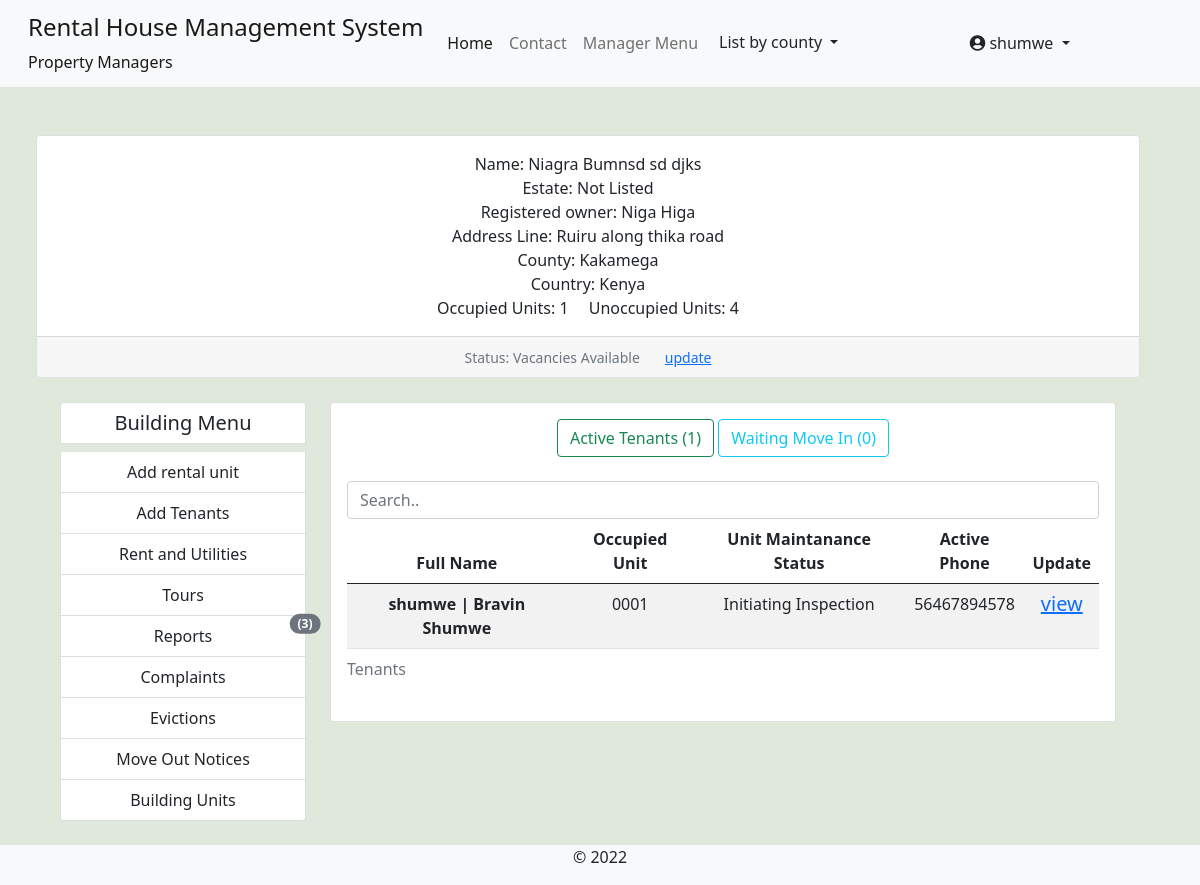
The page /building-dashboard/niagra-bumnsd-sd-djks/ (signed in) on the database as committed earlier.
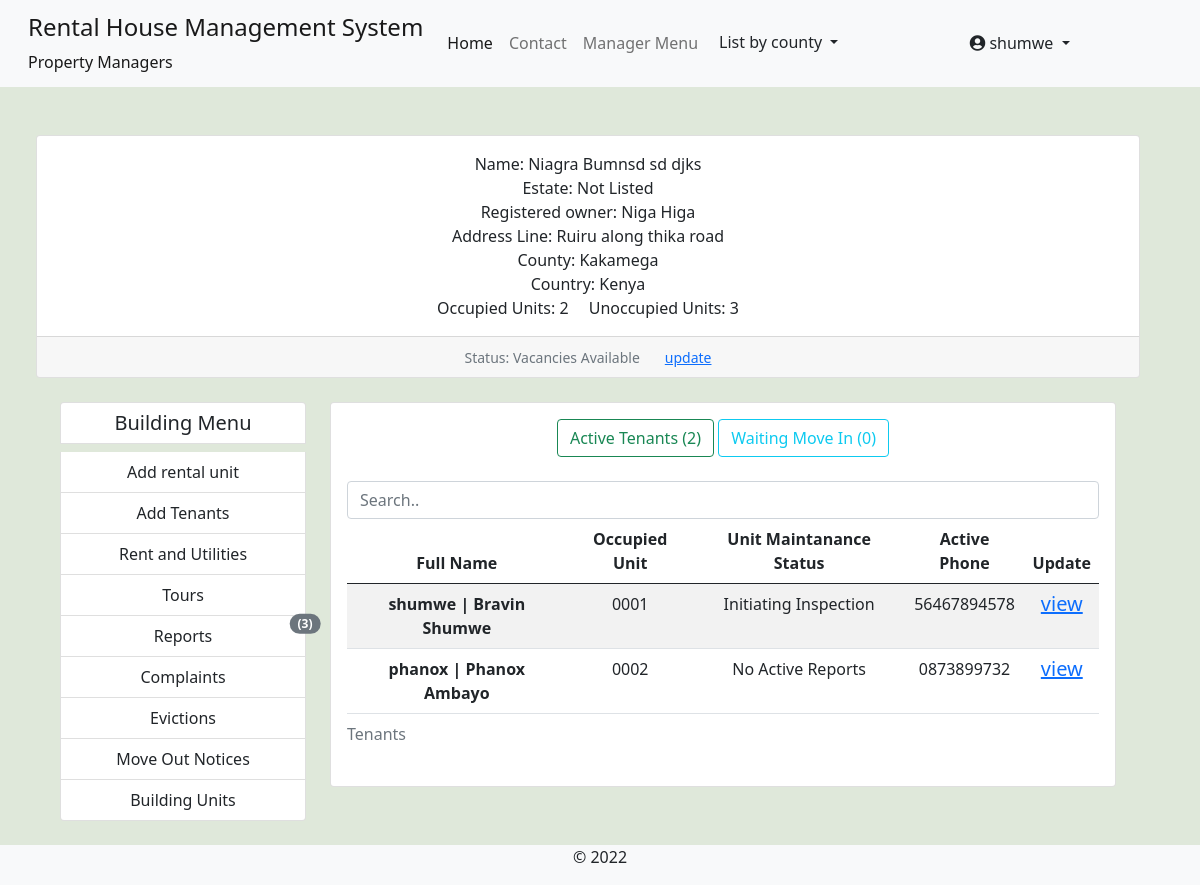
The same page on the database as committed later.
### accounts/models.py (models this page shows, shortened)
class User(AbstractUser):
    avatar = models.ImageField(upload_to=get_avatar_path, default='no-avatar.png')
    is_verified = models.BooleanField(default=False)
    is_tenant = models.BooleanField(default=False)
    is_manager = models.BooleanField(default=False)
    def __str__(self):
        return f"{self.username} | {self.first_name} {self.last_name}"

class Tenants(models.Model):
    associated_account = models.OneToOneField(User, on_delete=models.CASCADE, verbose_name='Associated account')
    full_name = models.CharField(max_length=100)
    id_number = models.CharField(max_length=10)
    id_front = models.ImageField(upload_to=get_user_docs_path, blank=True)
    id_back = models.ImageField(upload_to=get_user_docs_path, blank=True)
    active_phone_number = models.CharField(max_length=14, null=True, blank=True)
    policy_agreement = models.BooleanField(default=False)
    rented_unit = models.ForeignKey(RentalUnit, on_delete=models.CASCADE, related_name="tenants", null=True, blank=True)
    moved_in = models.BooleanField(default=False)
    move_in_date = models.DateTimeField(null=True, blank=True)
    created = models.DateTimeField(default=datetime.now)
    updated = models.DateTimeField(auto_now=True)
    class Meta:
        verbose_name_plural = 'Tenants'

### rental_property/models.py (models this page shows, shortened)
class Building(models.Model):
    STATUS_CHOICES = [
        ('op', 'Vacancies Available'),
        ('um', 'Under Maintanance'),
        ('fo', 'Fully Occupied'),
        ('dc', 'Decomisioned'),
    ]
    estate = models.ForeignKey(Estate, on_delete=models.CASCADE, null=True, blank=True)
    name = models.CharField(max_length=100)
    slug = models.SlugField(max_length=100, unique=True)
    registered_owner = models.CharField(max_length=50)
    manager = models.ForeignKey(Managers, on_delete=models.CASCADE, related_name='building_manager')
    added_by = models.ForeignKey(User, on_delete=models.DO_NOTHING)
    address_line = models.CharField(max_length=50)
    cover_image = models.ImageField(upload_to='building-cover', null=True, blank=True)
    county = models.ForeignKey(Counties, on_delete=models.CASCADE)
    country = models.CharField(max_length=50, default='Kenya')
    building_status = models.CharField(max_length=5, choices=STATUS_CHOICES)
    added = models.DateTimeField(default=datetime.now)
    updated = models.DateTimeField(auto_now=True)

class Counties(models.Model):
    name = models.CharField(max_length=30, unique=True)
    slug = models.SlugField(max_length=30, unique=True)
    created = models.DateTimeField(default=datetime.now)
    updated = models.DateTimeField(auto_now=True)
    def get_url(self):
        return reverse('by-county', args=[self.slug])
    def __str__(self):
        return f"{self.name}"
    class Meta:
        verbose_name_plural = 'Counties'
        ordering = ('name',)
        managed = True

class RentalUnit(models.Model):
    MAINTANANCE_STATUS_CHOICES = [
        ('nm', 'Unchechecked Report'),
        ('ip', 'Initiating Inspection'),
        ('ir', 'Maintanance In Progress'),
        ('op', 'No Active Reports'),
        ('rm', 'Remove'),
    ]
    STATUS_CHOICES = [
        ('occupied', 'Currently Occupied'),
        ('ready', 'Ready To Move In'),
        ('hold', 'On Hold'),
        ('maintanance', 'Under Maintanance'),
    ]
    building = models.ForeignKey(Building, on_delete=models.CASCADE)
    unit_type = models.ForeignKey(UnitType, on_delete=models.CASCADE)
    added_by = models.ForeignKey(User, on_delete=models.CASCADE)
    unit_number = models.CharField(max_length=50)
    slug = models.SlugField(max_length=50, unique=True, blank=True, null=True, help_text='This field is autogenerated')
    bathrooms = models.PositiveIntegerField()
    bedrooms = models.PositiveIntegerField()
    dimension = models.CharField(max_length=50)
    kitchen = models.BooleanField(default=True)
    status = models.CharField(max_length=20, choices=STATUS_CHOICES)
    maintanance_status = models.CharField(max_length=6, choices=MAINTANANCE_STATUS_CHOICES, default='op')
    total_occupants = models.PositiveIntegerField(help_text="Number of people in the unit", null=True, blank=True)
    water_available = models.BooleanField(default=True)
    electricity_available = models.BooleanField(default=True)
    added = models.DateTimeField(default=datetime.now)
    updated = models.DateTimeField(auto_now=True)
    class Meta:
        unique_together = ('building', 'unit_number')

### rental_property/views.py (the view)
# urls.py: path('building-dashboard/<slug:building_slug>/', views.building_dashboard, name='building-dashboard'),
@login_required
@user_passes_test(lambda user: user.is_manager==True, login_url='profile')
def building_dashboard(request, building_slug):
    building = Building.objects.get(slug=building_slug)
    building_reports_count = UnitReport.objects.filter(unit__building=building).count()
    get_tenants_with_status = request.GET.get('status', 'current-tenants')
    if get_tenants_with_status == 'current-tenants':
        tenants = Tenants.objects.filter(moved_in=True, rented_unit__building=building)
    elif get_tenants_with_status == 'not-moved-in':
        tenants = Tenants.objects.filter(moved_in=False, rented_unit__building=building)
    active_tenants_count = Tenants.objects.filter(moved_in=True, rented_unit__building=building).count()
    waiting_tenants_count = Tenants.objects.filter(moved_in=False, rented_unit__building=building).count()
    oc_units_count = RentalUnit.objects.filter(status='occupied', building=building).count() # Number of occupied units
    em_units_count = RentalUnit.objects.filter(status='ready', building=building).count() # Number of unoccupied units
    context = {
        'building': building, 'tenants': tenants, 'active_tenants_count':active_tenants_count,
        'waiting_tenants_count':waiting_tenants_count,'oc_units_count':oc_units_count, 'em_units_count':em_units_count,
        'building_reports_count':building_reports_count, 'get_tenants_with_status':get_tenants_with_status}
    return render(request, 'rental_property/managed-building-dashboard.html', context)

### rental_property/context_processors.py (called while the page is built)
def counties_links(request):
    county_links = Counties.objects.all()
    return dict(county_links=county_links)

def my_managed_buildings(request):
    user_instance = request.user
    if user_instance.is_authenticated:
        manager_instance = Managers.objects.filter(associated_account=user_instance)[:1]
        managed_buildings = Building.objects.filter(manager=manager_instance)
        return dict(managed_buildings=managed_buildings)
    else:
        return {'False': False,}

### rental_property/templates/rental_property/managed-building-dashboard.html (shortened to what this page needs)
{% extends 'base.html' %}
{% load crispy_forms_tags %}
{% block content %}
<br/>
<div class="container-fluid">
  <div class="row">
      <div class="row">
          <div class="d-flex align-items-center">
              <main class="text-center p-4 w-100">
                <div class="col">
                  <div class="card h-100">
                      <div class="card-body">
                          <span class="p-2">Name: {% if building %} {{building.name }} {% endif %}</span> <br>
                          <span class="p-2">Estate: {% if building.estate %} {{building.estate }} {% else %} Not Listed{% endif %}</span> <br>
                          <span class="p-2">Registered owner: {{building.registered_owner }}</span> <br>
                          <span class="p-2"> Address Line: {{building.address_line}} </span> <br>
                          <span class="p-2"> County: {{building.county}} </span> <br>
                          <span class="p-2"> Country: {{building.country}} </span> <br>
                          <span class="p-2"> Occupied Units: {{oc_units_count}} </span> <span class="p-2"> Unoccupied Units: {{em_units_count}} </span> <br>
                    </div>
                      <div class="card-footer">
                          <small class="text-muted">Status: {{building.get_building_status_display}}</small>
                          &nbsp;&nbsp;&nbsp;&nbsp; <small> <a href="{% url 'update-building-status' building.slug %}"> update </a> </small>
                      </div>
                  </div>
              </div>
              <br>
              <div class="container">
                <div class="row">
                  <div class="col-sm-3">
                    <div class="list-group">
                      <h5 class='list-group-item list-group-item-action'>Building Menu</h5>
                      {% if user.is_manager %}
                      <a href="{% url 'add-rental-unit' building.slug %}" type="button" class="list-group-item list-group-item-action" role="button">Add rental unit</a>
                      <a href="{% url 'add-new-tenant' building.slug %}" type="button" class="list-group-item list-group-item-action" role="button">Add Tenants</a>
                      <a href="{% url 'rent-and-utilities' building.slug %}" type="button" class="list-group-item list-group-item-action" role="button"> Rent and Utilities </a>
                      <a href="{% url 'core:visits' building.slug %}" type="button" class="list-group-item list-group-item-action" role="button">Tours</a>
                      <a href="{% url 'reports' building.slug %}" type="button" class="list-group-item list-group-item-action" role="button">Reports
                        <small class="position-absolute top-1 start-100 translate-middle badge rounded-pill bg-secondary">({{building_reports_count}})</small></a>
                      <a href="{% url 'building-complaints' building.slug %}" type="button" class="list-group-item list-group-item-action" role="button">Complaints</a>
                      <a href="{% url 'core:evictions' building.slug %}" type="button" class="list-group-item list-group-item-action" role="button">Evictions</a>
                      <a href="{% url 'core:move-out-notices' building.slug %}" title="submitted move out notices" type="button" class="list-group-item list-group-item-action" role="button">Move Out Notices</a>
                      <a href="{% url 'managed-building-units' building.slug %}" type="button" class="list-group-item list-group-item-action" role="button">Building Units</a>
                      {% endif %}
                    </div>
                  </div>
                  <div class="col-sm-9">
                    <div class="row">
                      <div class="col-8 col-sm-12">
                        <div class="card card-body">
                          <div class="d-grid gap-2 d-md-block">
                              <a href="?status=current-tenants" type="button"
                              class="btn btn-outline-success" role="button">Active Tenants ({{active_tenants_count}})</a>
                              <a href="?status=not-moved-in" type="button" class="btn btn-outline-info" role="button">Waiting Move In ({{waiting_tenants_count}})</a>
                          </div>
                          <input class="form-control" id="myInput" type="text" placeholder="Search..">
                          <div class="table-responsive">
                          <table class="table table-striped table-hover">
                            <caption> Tenants </caption>
                              <thead>
                                <tr>
                                  <th scope="col">Full Name</th>
                                  <th scope="col">Occupied Unit</th>
                                  <th scope="col"> Unit Maintanance Status </th>
                                  <th scope="col"> Active Phone </th>
                                  <th scope="col">Update</th>
                                </tr>
                              </thead>
                              <tbody id='ourTable'>
                                  {% for tenant in tenants %}
                                <tr>
                                  <th scope="row">{{ tenant.associated_account }}</th>
                                  <td>{{ tenant.rented_unit.unit_number }}</td>
                                  <td> {{ tenant.rented_unit.get_maintanance_status_display}} </td>
                                  <td> {{ tenant.active_phone_number}} </td>
                                  <td><a href="{% url 'view-tenant' building.slug tenant.associated_account.username %}"> <h5> view </h5> </a></td>
                                </tr>
                                {% endfor %}
                              </tbody>
                          </table>
                          </div>
                  </div>
                      </div>
                    </div>
                  </div>
                </div>
              </div>
              </main>
          </div>
      </div>
  </div>
</div>
{% endblock %}

### templates/base.html (shortened to what this page needs)
{% load static %}
{% load i18n %}
<!doctype html>
<html lang="en">
  <head>
    <link href="https://cdn.jsdelivr.net/npm/bootstrap@5.0.2/dist/css/bootstrap.min.css" rel="stylesheet">
    <link type="text/css" href="{% static 'css/main.css' %}" rel="stylesheet">
    <link rel="stylesheet" href="https://cdnjs.cloudflare.com/ajax/libs/font-awesome/4.7.0/css/font-awesome.min.css">
    <link rel="stylesheet" href="https://pro.fontawesome.com/releases/v5.11.2/css/all.css">
  </head>
  <body class="d-flex flex-column min-vh-100" style="background-color: #dfe8da;">
    <nav class="navbar navbar-expand-lg navbar-light bg-light" aria-label="main-nav">
        <div class="container-fluid">
          <a class="navbar-brand align" href="#">
                <div class="d-flex">
                    <div class="ms-3 d-flex flex-column">
                        <div class="h4">Rental House Management System </div>
                        <div class="fs-6">Property Managers</div>
                    </div>
                </div>
            </a>
            <div class="collapse navbar-collapse" id="mynav">
                <ul class="navbar-nav mb-lg-0">
                    <li class="nav-item"> <a class="nav-link active" aria-current="page" href="{% url 'operational-buildings' %}">Home</a> </li>
                    <li class="nav-item"> <a class="nav-link" aria-current="page" href="{% url 'core:contact' %}">Contact</a> </li>
                    {% if user.is_manager %}
                    <li class="nav-item"> <a class="nav-link" data-bs-toggle="offcanvas" href="#hrmsCanvas" role="button" aria-controls="hrmsCanvas">Manager Menu</a> </li>
                    {% endif %}
                    <li class="nav-item">
                      <div class="dropdown">
                        <button class="btn dropdown-toggle" type="button" id="dropdownMenuButton" data-bs-toggle="dropdown" aria-haspopup="true" aria-expanded="false">
                          List by county
                        </button>
                      </div>
                    </li>
                </ul>
                </div>
                {% if request.user.is_authenticated %}
                <div class="collapse navbar-collapse" id="mynav">
                  <div class="dropdown">
                    <a href="#" class="btn dropdown-toggle" type="button" id="dropdownMenuButton" data-bs-toggle="dropdown" aria-haspopup="true" aria-expanded="false">
                      <em class="fas fa-user-circle"></em> {{ request.user.username }}
                    </a>
                  </div>
                </div>
                {% endif %}
            </div>
    </nav>
    {% block content %}	{% endblock content%}
    <footer class="mt-auto bg-light">
        <p class="text-center ">&copy; 2022</p>
  </footer>
  </body>
</html>

### static/css/main.css (style rules this page uses)
:root { --header-height: 3rem; --nav-width: 68px; --first-color-light: #AFA5D9; --white-color: #F7F6FB; --body-font: 'Nunito', sans-serif; --normal-font-size: 1rem; --z-fixed: 100 }

Rows that differ between the two databases and show on the page:
added Tenants: associated_account "phanox | Phanox Ambayo", rented_unit.unit_number "0002", rented_unit.maintanance_status "No Active Reports", active_phone_number "0873899732"
Other text that changed with them:
{{ oc_units_count }}: "1" → "2"
{{ em_units_count }}: "4" → "3"
{{ active_tenants_count }}: "1" → "2"
